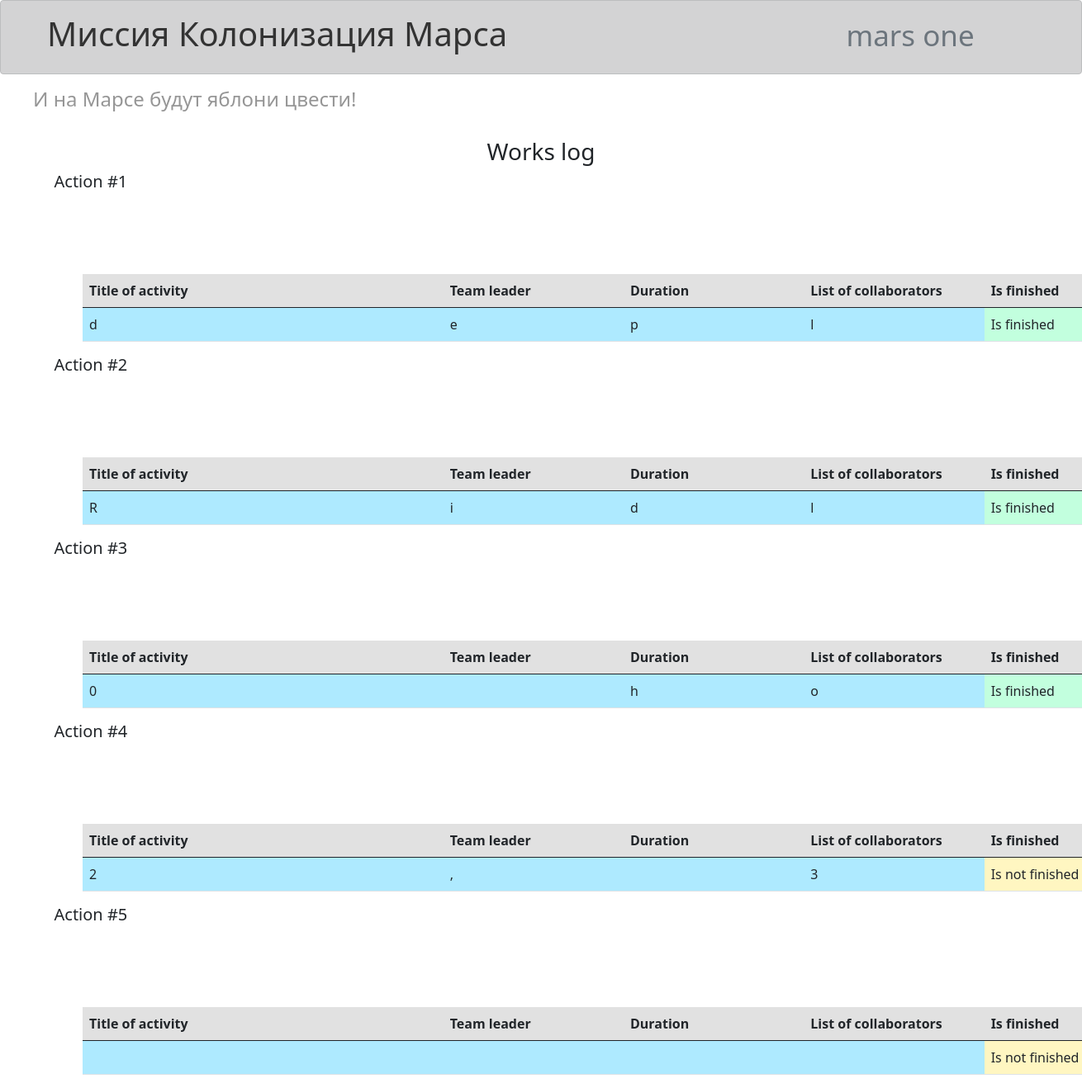
The app's page /works with its own data.
### data/jobs.py (models this page shows)
class Jobs(SqlAlchemyBase):
    __tablename__ = "jobs"
    id = sqlalchemy.Column(sqlalchemy.Integer, primary_key=True, autoincrement=True)
    team_leader = sqlalchemy.Column(sqlalchemy.Integer, nullable=True)
    job = sqlalchemy.Column(sqlalchemy.String, nullable=True)
    work_size = sqlalchemy.Column(sqlalchemy.Integer, nullable=True)
    collaborators = sqlalchemy.Column(sqlalchemy.String, nullable=True)
    is_finished = sqlalchemy.Column(sqlalchemy.Boolean, default=False)
    start_date = sqlalchemy.Column(sqlalchemy.DateTime, default=datetime.datetime.now, nullable=True)
    end_date = sqlalchemy.Column(sqlalchemy.DateTime, default=datetime.datetime.now, nullable=True)

### task.py (the view)
@app.route('/works')
def table():
    res = db_session.query(Jobs).all()
    data = []
    for job in res:
        time = f'{round((job.end_date - job.start_date).total_seconds() / 3600)} hours'
        user = db_session.query(User).filter(User.id == job.team_leader).first()
        team_leader = user.name + ' ' + user.surname
        data = [job.job, team_leader, time, job.collaborators, job.is_finished]
    return render_template('works.html', jobs=data, account=account)

### templates/works.html
{% extends "base.html" %}
{% block content %}
<br/>
<h3>Works log</h3>
{% for job in jobs %}
{% set clr = "#c2ffde" if job[4] else "#fff6c1" %}
<h5>Action #{{ loop.index }}</h5>
<table class="table">
  <thead class="thead-light">
    <tr class="d-flex" style="background-color: #e1e1e1">
      <th scope="col" class="col-4">Title of activity</th>
      <th scope="col" class="col-2">Team leader</th>
      <th scope="col" class="col-2">Duration</th>
      <th scope="col" class="col-2">List of collaborators</th>
      <th scope="col" class="col-2">Is finished</th>
    </tr>
  </thead>
  <tbody>
    <tr class="d-flex" style="background-color: #aeeaff">
      <td class="col-4">{{ job[0] }}</td>
      <td class="col-2">{{ job[1] }}</td>
      <td class="col-2">{{ job[2] }}</td>
      <td class="col-2">{{ job[3] }}</td>
      <td class="col-2" style="background-color: {{ clr }}">{{ "Is finished" if job[4] else "Is not finished" }}</td>
    </tr>
  </tbody>
</table>
{% endfor %}
{% endblock %}

### templates/base.html (shortened to what this page needs)
<!DOCTYPE html>
<html lang="en">
<head>
    <link rel="stylesheet" href="/static/css/style.css"/>
    <link rel="stylesheet"
          href="https://cdn.jsdelivr.net/npm/bootstrap@5.0.0-beta1/dist/css/bootstrap.min.css"
>
</head>
<body>
    <div class="alert alert-dark" role="alert">
        {% if account != '' %}
            <h1>Миссия Колонизация Марса
                <small class="text-muted">mars one</small><small class="text-muted">{{account}}</small>
            </h1>
        {% else %}
            <h1>Миссия Колонизация Марса
                <small class="text-muted">mars one</small>
            </h1>
        {% endif %}
    </div>
<h4>И на Марсе будут яблони цвести!</h4>
{% block content %}{% endblock %}
</body>
</html>

### static/css/style.css (style rules this page uses)
h4 { color: rgb(150, 150, 150); margin-left: 40px; margin-right: 800px; }
h2, h3 { display: table; margin: 0 auto; }
h5 { margin-left: 5%; }
small { margin-left: 400px; }
table { margin: 100px; vertical-align: middle; }
h1 { color: #333333; margin-left: 40px; }

### records on screen
Jobs: job "d", job "e", job "p", job "l", job "Is finished", collaborators "2", collaborators ",", collaborators "3", collaborators "Is not finished"

### other values on screen
{{ job[0] }} "R" "0"
{{ job[1] }} "i"
{{ job[2] }} "d" "h"
{{ job[3] }} "l" "o"
{{ "Is finished" if job[4] else "Is not finished" }} "Is finished" "Is finished" "Is not finished"
